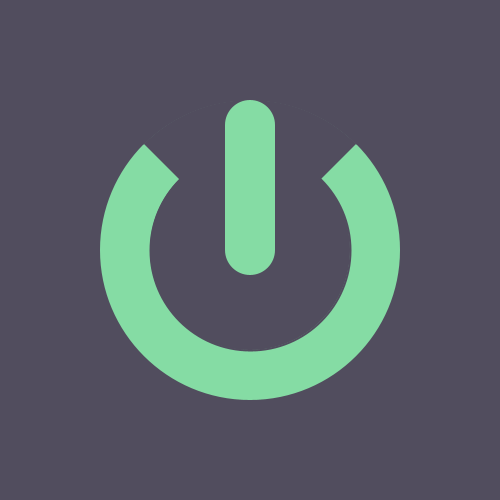
Frame 1 (no input)
Frame 60 (the mouse pressed at the canvas centre just before this capture): identical to frame 1, image omitted
Frame 120 (the mouse held since frame 60 and released just before this capture): identical to frame 1, image omitted

The Processing sketch that drew this single still picture (run headless with seeded random() and noise(); from frame 60 on, the mouse is pressed at the canvas centre):

// Processing sketch: AP1___Q1
// ── AP1___Q1.pde
// QUESTÃO 1
color bgColor, fillColor;

void setup(){
  size(500, 500);
  colorMode(HSB);
  bgColor = color(180, 45, 94);
  fillColor = color(100, 100, 220);
  
}

void draw(){
  noStroke();
  background(bgColor);
  fill(fillColor);
  ellipse(width/2, height/2, 300, 300);
  
  fill(bgColor);
  stroke(bgColor);
  strokeWeight(2);
  ellipse(width/2, height/2, 200, 200);
  arc(width/2, height/2, 300, 300, radians(225), radians(315));
  
  noStroke();
  fill(fillColor);
  ellipse(width/2, 125, 50, 50);
  rect(225, 125, 50, 125);
  ellipse(width/2, height/2, 50, 50);
}
